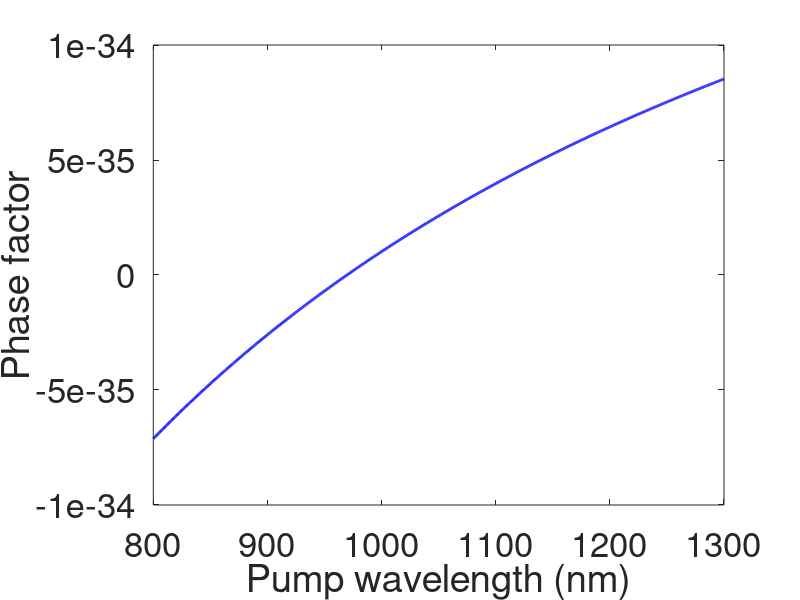

Write the MATLAB code that produced this figure.
% This code finds where there is no Kerr-induced Raman suppression effect
% resulting from differential nonlinear phase accumulation between the pump
% and the Stokes pulses.

clearvars; close all;

load('H2.mat');

c = 299792.458;
pump_wavelength = linspace(800,1300,1000)';
pump_omega = c./pump_wavelength*2*pi; % THz
Stokes_omega = pump_omega - gas.H2.V.omega(2);

%% contributions
X3 = interp1(f*2*pi,sim.X3,pump_omega);
permittivity0 = 8.85e-12;
electronic_contribution = 3/4*permittivity0*X3;

Raman_contribution = sum(gas.H2.R.preR./(gas.H2.R.omega*1e12))*4 + sum(gas.H2.V.preR./(gas.H2.V.omega*1e12));

phase_diff = (pump_omega - 2*Stokes_omega).*electronic_contribution + (pump_omega - 5/4*Stokes_omega)*Raman_contribution;

figure;
plot(pump_wavelength,phase_diff,'linewidth',2,'Color','b');
xlabel('Pump wavelength (nm)');
ylabel('Phase factor');
set(gca,'fontsize',25);
xlim([pump_wavelength(1),pump_wavelength(end)]);